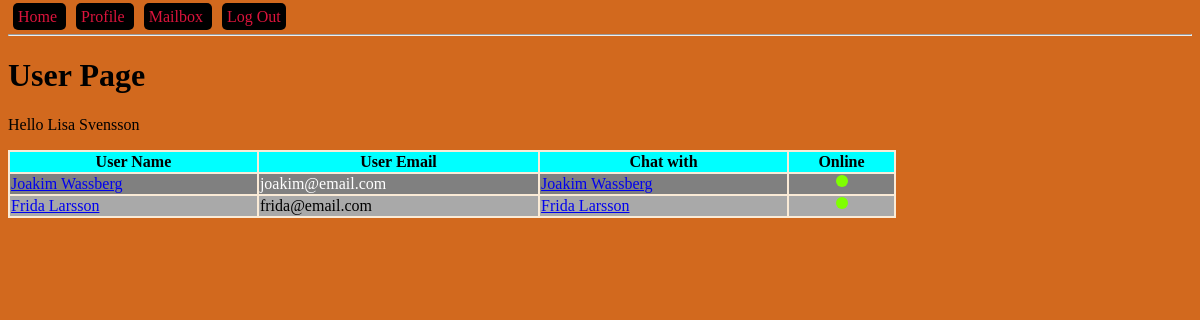
The page /profile (signed in) on the database its author committed.
### models.py (models this page shows, shortened)
class User(db.Model):
    id = db.Column(db.Integer, primary_key=True, autoincrement=True)
    name = db.Column(db.String(150))
    email = db.Column(db.String(150), unique=True)
    password = db.Column(db.String(100))
    admin = db.Column(db.BOOLEAN, default=False)
    online = db.Column(db.BOOLEAN, default=False)
    sent_messages = db.relationship('Message', backref='sender', lazy=True)
    recv_messages = db.relationship('Message', secondary=message_recv, lazy='subquery',
                                    backref=db.backref('receivers', lazy=True))

### blueprints/user/__init__.py (the view)
@bp_user.get('/profile')
@login_required
def user_get():
    users = get_all_but_current_user()
    return render_template("user.html", users=users)

### app.py (called while the page is built)
def create_app():
    app = Flask(__name__)
    app.config['SECRET_KEY'] = '123secret'
    app.config['SQLALCHEMY_TRACK_MODIFICATIONS'] = False
    app.config['SQLALCHEMY_DATABASE_URI'] = 'sqlite:///db.sqlite'
    db.init_app(app)
    login_manager = LoginManager()
    login_manager.init_app(app)
    @login_manager.user_loader
    def load_user(user_id):
        from models import User
        return User.query.filter_by(id=user_id).first()
    from blueprints.open import bp_open
    app.register_blueprint(bp_open)
    from blueprints.user import bp_user
    app.register_blueprint(bp_user)
    from blueprints.api import bp_api
    app.register_blueprint(bp_api, url_prefix='/api/v1.0')
    from blueprints.admin import bp_admin
    app.register_blueprint(bp_admin)
    return app

### controllers/user_controller.py (called while the page is built)
def get_all_but_current_user():
    from models import User
    user = current_user
    return User.query.filter(User.id != user.id).all()

### templates/user.html (shortened to what this page needs)
{% extends "base-template.html" %}
{% block content %}
    <h1 id="main-heading">User Page</h1>
    <p>Hello {{ current_user.name }}</p>
    <table>
        <tr>
            <th>User Name</th>
            <th>User Email</th>
            <th>Chat with</th>
            <th>Online</th>
        </tr>
        {% for user in users %}
            <tr>
                <td><a href="{{ url_for('bp_user.message_get', user_id=user.id) }}">{{ user.name }}</a></td>
                <td>{{ user.email }}</td>
                <td><a href="{{ url_for('bp_user.chat_get', user_id=user.id) }}">{{ user.name }}</a></td>
                <td class="center-content">
                    {% if user.online %}
                        <div class="circle online"></div>
                    {% else %}
                        <div class="circle offline"></div>
                    {% endif %}
                </td>
            </tr>
        {% endfor %}
    </table>
{% endblock %}

### static/css/main.css (style rules this page uses)
body { background-color: chocolate; }
table { width: 75%; background-color: antiquewhite; }
th { background: aqua; }
tr:nth-child(odd) { background: darkgrey; }
tr:nth-child(even) { background: grey; color: white; }
.center-content { display:flex; align-items: center; align-content: center; }
.circle { margin: 0 auto; width: 12px; height: 12px; border-radius: 50%; }
.online { background: chartreuse; }

### rows shown on the page
User: name "Lisa Svensson"
User: name "Joakim Wassberg", email "joakim@email.com", online True (drawn)
User: name "Frida Larsson", email "frida@email.com", online True (drawn)
